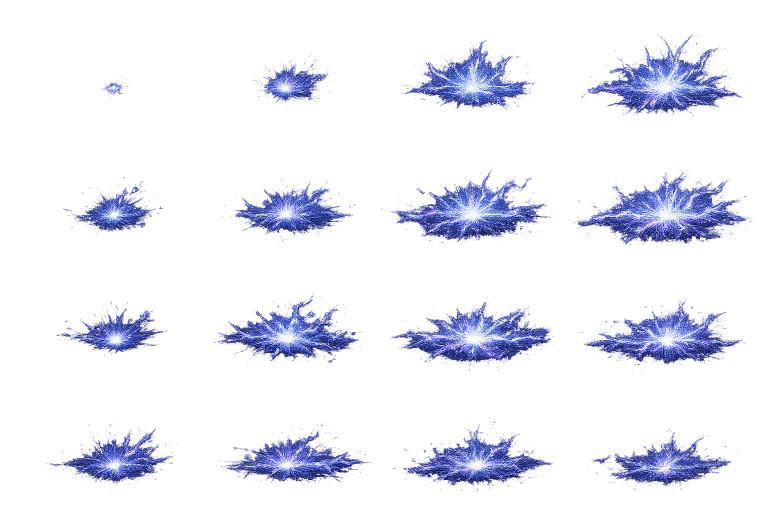
#> input picture client/VFX _1/EMP Strike skill.png, 1536 x 1024 px, found by its file name (shown at 1/2 size)
$ python gen_grid_preview.py
#> lines starting #> are read from the running program, lines starting #| are printed output that depends on the picture
"""Generate small preview images with grid lines overlaid for visual confirmation."""
from PIL import Image, ImageDraw
import os

SRC = r"C:\Work\stellar-drift\client\VFX _1"
OUT = os.path.join(SRC, "grid_preview")
os.makedirs(OUT, exist_ok=True)

# (cols, rows) for each sheet - candidates to draw
CANDIDATES = {
    "EMP Strike skill.png":          [(4,4)],
    "Engine particle.png":           [(3,4)],
    "Hull hit.png":                  [(4,4),(4,3)],
    "Laser beam1.png":               [(4,4),(4,3)],
    "Laser beam2.png":               [(4,2)],
    "Plasma bolt.png":               [(4,4),(4,3)],
    "plasma burst skill effect.png": [(4,4),(4,3)],
    "Repair Pulse skill.png":        [(4,4),(4,3)],
    "Targeting reticle.png":         [(4,4)],
}

SCALE = 6  # shrink by this factor for preview

for fname, cands in CANDIDATES.items():
    src = Image.open(os.path.join(SRC, fname)).convert("RGBA")
#> src is the input picture: PIL image 1536x1024 RGBA; mean R, G, B, A 19.1, 20.8, 37.6, 33.3
    W, H = src.size
#> W = 1536; H = 1024
    pw, ph = W // SCALE, H // SCALE
#> pw = 256; ph = 170
    base = src.resize((pw, ph), Image.LANCZOS)
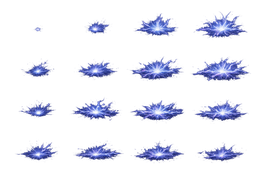
#> base: PIL image 256x170 RGBA; mean R, G, B, A 21.8, 23.9, 42.2, 33.5; transparent parts drawn white

    for (nc, nr) in cands:
        img = base.copy().convert("RGB")
        draw = ImageDraw.Draw(img)
        fw = pw / nc
        fh = ph / nr
        # Draw red grid lines
        for c in range(1, nc):
            x = int(c * fw)
            draw.line([(x,0),(x,ph)], fill=(255,50,50), width=1)
        for r in range(1, nr):
            y = int(r * fh)
            draw.line([(0,y),(pw,y)], fill=(255,50,50), width=1)
        # Label each cell
        for r in range(nr):
            for c in range(nc):
                n = r*nc + c + 1
                x = int(c*fw + 3)
                y = int(r*fh + 3)
                draw.text((x,y), str(n), fill=(255,255,0))

        stem = os.path.splitext(fname)[0]
        safe = stem.replace(" ", "_").replace("/","_")
        out_name = f"{safe}__{nc}x{nr}.png"
        img.save(os.path.join(OUT, out_name))
        print(f"Saved: {out_name}  ({nc}x{nr}, {fw:.1f}x{fh:.1f} per frame)")
#> this loop made 1 pass
#> pass 1, `img = base.copy().convert("RGB")`:
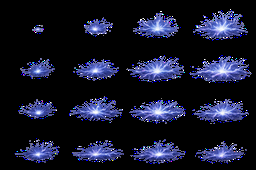
#> img: PIL image 256x170 RGB; mean R, G, B 21.8, 23.9, 42.2
#> pass 1, `img.save(os.path.join(OUT, out_name))`:
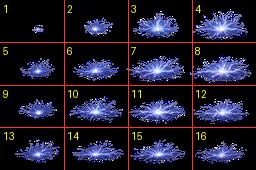
#> saved as EMP_Strike_skill__4x4.png: PIL image 256x170 RGB; mean R, G, B 31, 27, 43.6
#> pass 2 of the loop `for fname, cands in CANDIDATES.items():`:
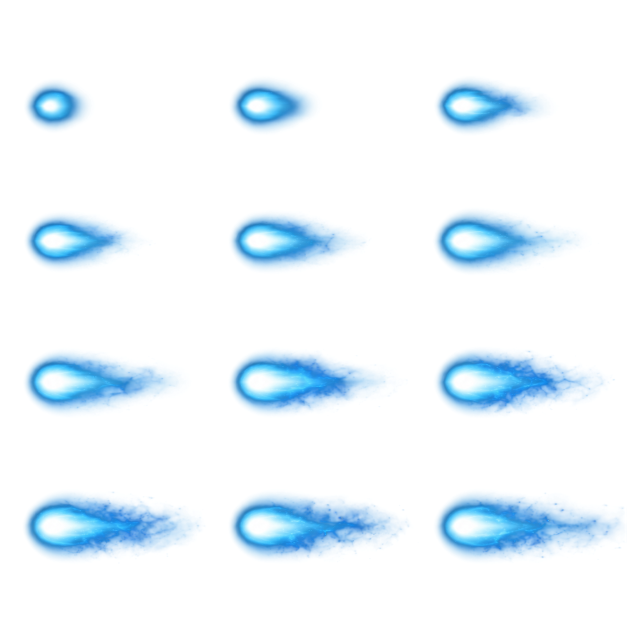
#> input picture client/VFX _1/Engine particle.png, 1254 x 1254 px, found by its file name (shown at 1/2 size)
#> src is the input picture: PIL image 1254x1254 RGBA; mean R, G, B, A 18.7, 41.8, 57.9, 27.5
#> base: PIL image 209x209 RGBA
#> the loop `for (nc, nr) in cands:` made 1 pass
#> (safe, out_name) on pass 1: ('Engine_particle', 'Engine_particle__3x4.png')
#> (printed output is left out)
#> pass 1, `img = base.copy().convert("RGB")`:
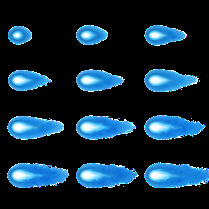
#> img: PIL image 209x209 RGB; mean R, G, B 17.7, 41.4, 57.8
#> pass 1, `img.save(os.path.join(OUT, out_name))`:
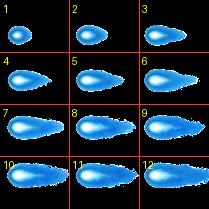
#> saved as Engine_particle__3x4.png: PIL image 209x209 RGB; mean R, G, B 24.9, 43.7, 58.9
#> pass 3 of the loop `for fname, cands in CANDIDATES.items():`:
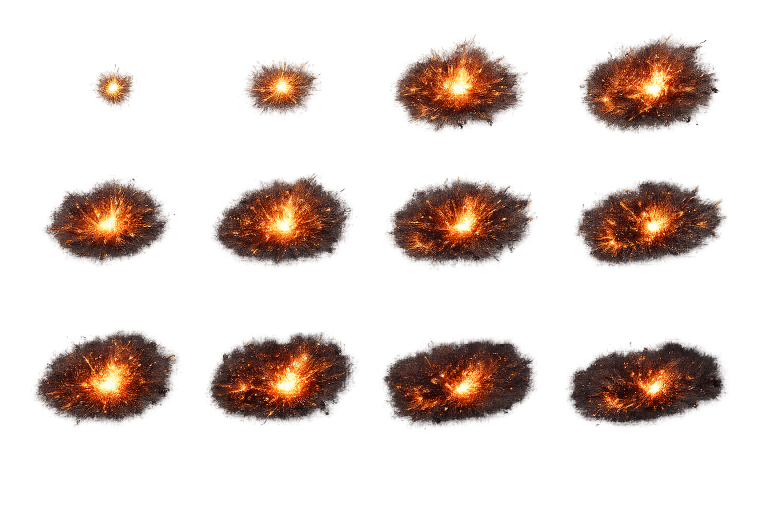
#> input picture client/VFX _1/Hull hit.png, 1536 x 1024 px, found by its file name (shown at 1/2 size)
#> src is the input picture: PIL image 1536x1024 RGBA; mean R, G, B, A 33.6, 20.8, 15, 56.1
#> base: PIL image 256x170 RGBA
#> the loop `for (nc, nr) in cands:` made 2 passes
#> (printed output is left out)
#> pass 1, `img.save(os.path.join(OUT, out_name))`:
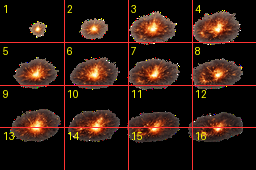
#> saved as Hull_hit__4x4.png: PIL image 256x170 RGB; mean R, G, B 41.4, 23.1, 15.9
#> pass 2, `img.save(os.path.join(OUT, out_name))`:
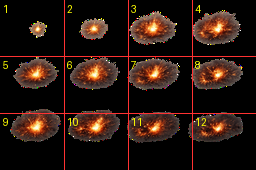
#> saved as Hull_hit__4x3.png: PIL image 256x170 RGB; mean R, G, B 40.1, 22.7, 15.9
#> (the run stopped early here; a loop or call above may not have finished)
